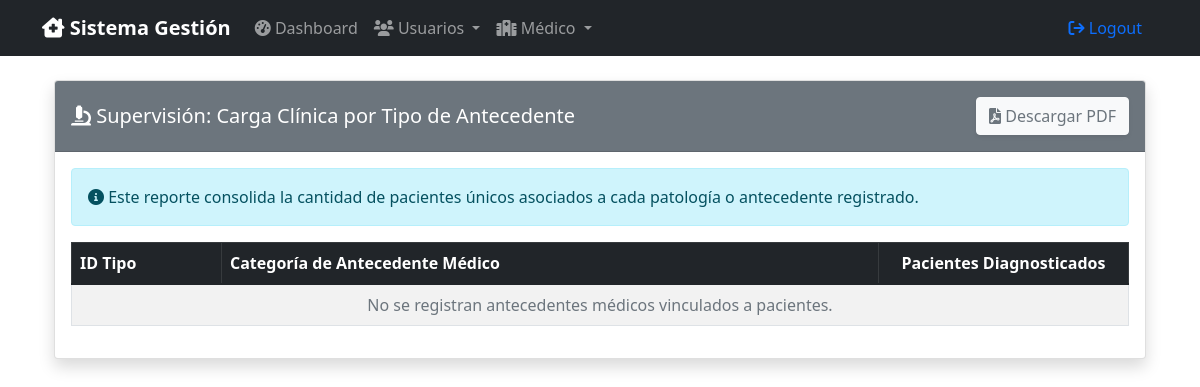
The app's page /index.php?controller=tipo_antecedente&action=reportePorAntecedente, older data.
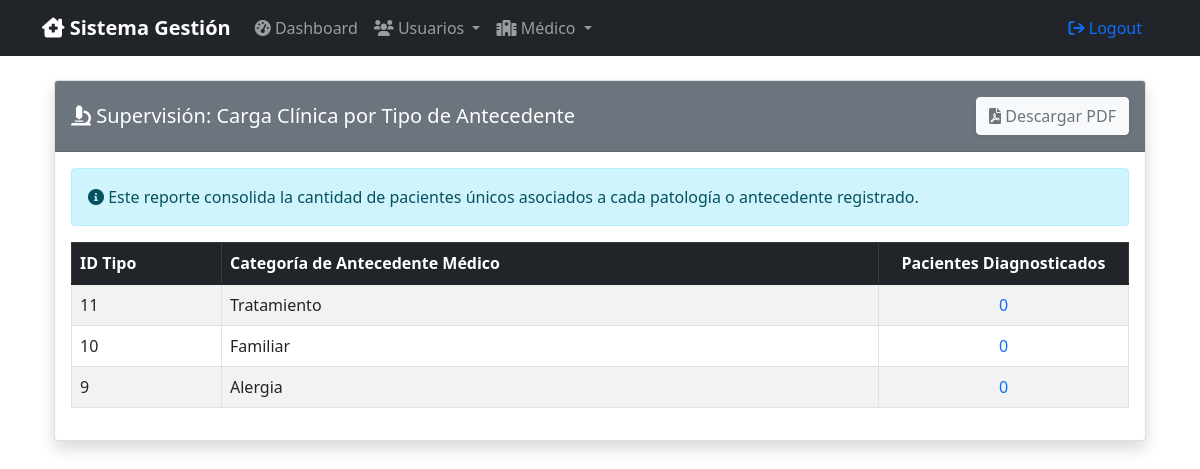
The same page, newer data.
### tables this page shows
CREATE TABLE IF NOT EXISTS `tipo_antecedente` (
  `id` int(11) NOT NULL AUTO_INCREMENT,
  `nombre` varchar(50) DEFAULT NULL,
  PRIMARY KEY (`id`)
);

### controllers/Tipo_AntecedenteController.php (called while the page is built, shortened)
<?php
class Tipo_AntecedenteController extends Controller
{
    public function reportePorAntecedente() {
        $database = new Database();
        $db = $database->getConnection();
        include_once dirname(__DIR__) . "/views/layouts/header.php";
        include_once dirname(__DIR__) . "/views/Tipo_Antecedente/reporte_carga.php";
        include_once dirname(__DIR__) . "/views/layouts/footer.php";
    }
}

### views/Tipo_Antecedente/reporte_carga.php (the view)
<?php
$query = "SELECT ta.id, ta.nombre AS antecedente_nombre, COUNT(DISTINCT am.paciente_id) AS total_pacientes
          FROM tipo_antecedente ta
          LEFT JOIN antecedentes_medicos am ON ta.id = am.tipo_antecedente_id
          GROUP BY ta.id, ta.nombre
          ORDER BY total_pacientes DESC";
$stmt = $db->prepare($query);
$stmt->execute();
?>
<div class="container-fluid mt-4">
    <div class="card shadow mb-4">
        <div class="card-header py-3 bg-secondary text-white d-flex justify-content-between align-items-center">
            <h5 class="m-0 font-weight-bold"><i class="fas fa-microscope"></i> Supervisión: Carga Clínica por Tipo de Antecedente</h5>
            <a href="index.php?controller=tipo_antecedente&action=reportePorAntecedente&download=pdf"
               target="_blank" class="btn btn-light text-secondary font-weight-bold shadow-sm">
                <i class="fas fa-file-pdf"></i> Descargar PDF
            </a>
        </div>
        <div class="card-body">
            <div class="alert alert-info" role="alert">
                <i class="fas fa-info-circle"></i> Este reporte consolida la cantidad de pacientes únicos asociados a cada patología o antecedente registrado.
            </div>
            <div class="table-responsive mt-3">
                <table class="table table-bordered table-striped" width="100%">
                    <thead class="table-dark">
                        <tr>
                            <th width="150">ID Tipo</th>
                            <th>Categoría de Antecedente Médico</th>
                            <th width="250" class="text-center">Pacientes Diagnosticados</th>
                        </tr>
                    </thead>
                    <tbody>
                        <?php if ($stmt->rowCount() > 0): ?>
                            <?php while ($row = $stmt->fetch(PDO::FETCH_ASSOC)): ?>
                                <tr>
                                    <td><?= $row['id'] ?></td>
                                    <td><?= htmlspecialchars($row['antecedente_nombre']) ?></td>
                                    <td class="font-weight-bold text-center text-primary"><?= $row['total_pacientes'] ?></td>
                                </tr>
                            <?php endwhile; ?>
                        <?php else: ?>
                            <tr>
                                <td colspan="3" class="text-center text-muted">No se registran antecedentes médicos vinculados a pacientes.</td>
                            </tr>
                        <?php endif; ?>
                    </tbody>
                </table>
            </div>
        </div>
    </div>
</div>

### public/index.php (shortened to what this page needs)
<?php
function loadModel($modelName) {
    $modelFile = "../models/{$modelName}.php";
    if (file_exists($modelFile)) {
        $database = new Database();
        $db = $database->getConnection();
        return new $modelClass($db);
    }
    return null;
}
function loadController($controllerName) {
    $controllerFile = "../controllers/{$controllerName}Controller.php";
    $model = loadModel($controllerName);
    return new $controllerClass($model);
}
$controller = $_GET['controller'] ?? 'dashboard';
$action = $_GET['action'] ?? 'index';
try {
    $controllerInstance = loadController($controller);
    if (method_exists($controllerInstance, $action)) {
        $id = $_GET['id'] ?? null;
        if ($id) {
            $controllerInstance->$action($id);
        } else {
            $controllerInstance->$action();
        }
    } else {
        throw new Exception("Acción no encontrada");
    }
} catch (Exception $e) {
    http_response_code(404);
    echo "Página no encontrada: " . $e->getMessage();
}
?>

### views/layouts/header.php (shortened to what this page needs)
<!DOCTYPE html>
<html lang="es">
<head>
    <link href="https://cdn.jsdelivr.net/npm/bootstrap@5.1.3/dist/css/bootstrap.min.css" rel="stylesheet">
    <link href="https://cdnjs.cloudflare.com/ajax/libs/font-awesome/6.0.0/css/all.min.css" rel="stylesheet">
</head>
<body>
    <nav class="navbar navbar-expand-lg navbar-dark bg-dark">
        <div class="container">
            <a class="navbar-brand" href="index.php">
                <i class="fas fa-clinic-medical"></i> Sistema Gestión
            </a>
            <div class="collapse navbar-collapse" id="navbarNav">
                <ul class="navbar-nav me-auto">
                    <li class="nav-item">
                        <a class="nav-link" href="index.php">
                            <i class="fas fa-tachometer-alt"></i> Dashboard
                        </a>
                    </li>
                    <li class="nav-item dropdown">
                        <a class="nav-link dropdown-toggle" href="#" data-bs-toggle="dropdown">
                            <i class="fas fa-users"></i> Usuarios
                        </a>
                    </li>
                    <li class="nav-item dropdown">
                        <a class="nav-link dropdown-toggle" href="#" data-bs-toggle="dropdown">
                            <i class="fas fa-hospital"></i> Médico
                        </a>
                    </li>
                </ul>
            </div>
            <div class="nav-item">
                <a class="nav-link" href="../Login/logout.php">
                    <i class="fa fa-sign-out"></i> Logout
                </a>
            </div>
        </div>
    </nav>
    <div class="container mt-4">

### views/layouts/footer.php (shortened to what this page needs)
    </div>
</body>
</html>

### views/layouts/header.php (style rules this page uses)
.navbar-brand { font-weight: bold; }
.card { box-shadow: 0 0.125rem 0.25rem rgba(0, 0, 0, 0.075); }

Row changes from the older to the newer data that the page shows:
added tipo_antecedente: id "11", nombre "Tratamiento", total_pacientes "0"
added tipo_antecedente: id "10", nombre "Familiar", total_pacientes "0"
added tipo_antecedente: id "9", nombre "Alergia", total_pacientes "0"
Text that changed along with them:
text no longer shown: "No se registran antecedentes médicos vinculados a pacientes."
